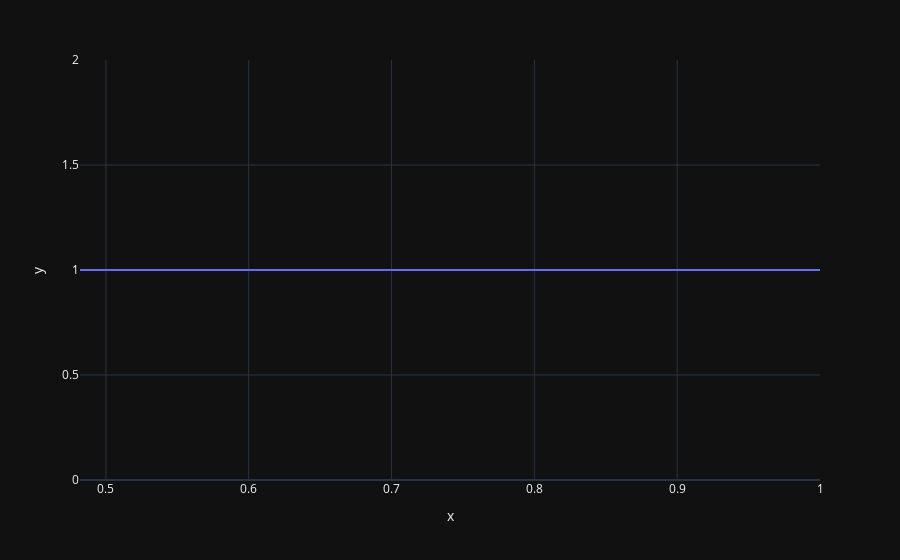

The notebook cell saved with this chart:
### Code cell
px.line(x=precision, y=recall).show()

### Figure 1 — Plotly figure (JSON) as saved in the notebook; plotly's stock layout.template omitted (floating-point values rounded to 4 significant figures; data arrays with more than 128 entries replaced by an {"elided": "..."} marker saying what was removed)
{"data": [{"hovertemplate": "x=%{x}<br>y=%{y}<extra></extra>", "legendgroup": "", "line": {"color": "#636efa", "dash": "solid"}, "marker": {"symbol": "circle"}, "mode": "lines", "name": "", "showlegend": false, "x": {"elided": "1625 float values"}, "xaxis": "x", "y": {"elided": "1625 float values"}, "yaxis": "y", "type": "scattergl"}], "layout": {"xaxis": {"anchor": "y", "domain": [0.0, 1.0], "title": {"text": "x"}}, "yaxis": {"anchor": "x", "domain": [0.0, 1.0], "title": {"text": "y"}}, "legend": {"tracegroupgap": 0}, "margin": {"t": 60}}}
